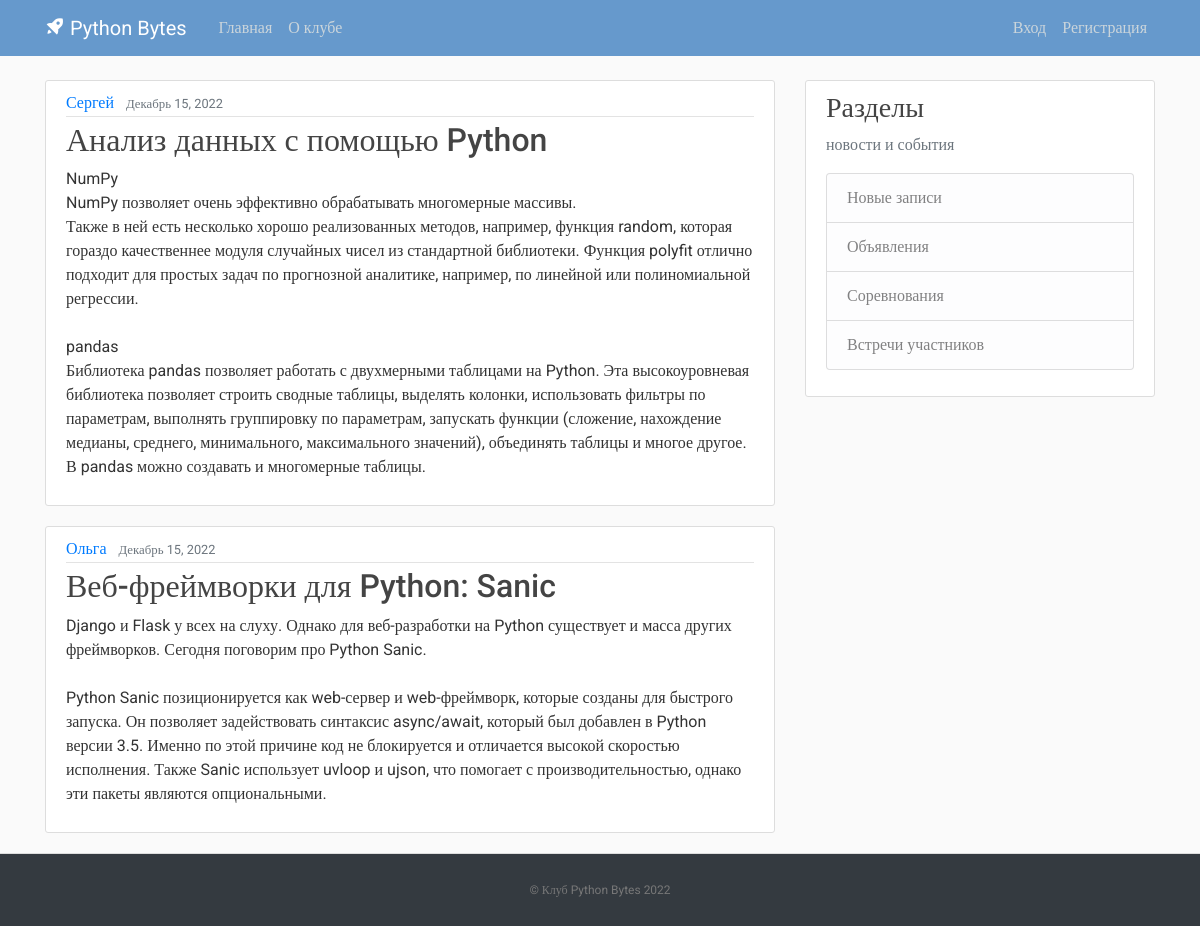
The page / on the database its author committed.
### blog/models.py (models this page shows, shortened)
class Post(models.Model):
    title = models.CharField(max_length=100, verbose_name='Название')
    content = models.TextField(verbose_name='Текст поста')
    date_posted = models.DateTimeField(default=timezone.now, verbose_name='Дата')
    author = models.ForeignKey(User, on_delete=models.CASCADE, verbose_name='Автор')

### blog/views.py (the view)
# urls.py: path('', views.home, name='blog-home'),
def home(request):
    context = {
        'posts': Post.objects.all()
    }
    return render(request, 'blog/home.html', context)

### blog/templates/blog/home.html
{% extends "blog/base.html" %}
{% block content %}
    {% for post in posts %}
        <article class="media content-section">
          <div class="media-body">
            <div class="article-metadata">
              <a class="mr-2" href="#">{{ post.author }}</a>
              <small class="text-muted">{{ post.date_posted|date:'F d, Y' }}</small>
            </div>
            <h2><a class="article-title" href="#">{{ post.title }}</a></h2>
            <p class="article-content">{{ post.content }}</p>
          </div>
        </article>
    {% endfor %}
{% endblock content %}

### blog/templates/blog/base.html (shortened to what this page needs)
{% load static %}
<!DOCTYPE html>
<html>
<head>
     <link rel="stylesheet" href="https://maxcdn.bootstrapcdn.com/bootstrap/4.0.0/css/bootstrap.min.css">
     <link rel="stylesheet" type="text/css" href="{% static 'blog/main.css' %}">
     <link href='https://unpkg.com/boxicons@2.1.2/css/boxicons.min.css' rel='stylesheet'>
</head>
<body>
    <header class="site-header">
      <nav class="navbar navbar-expand-md navbar-dark bg-blue fixed-top">
        <div class="container">
          <a class="navbar-brand mr-4" href="{% url 'blog-home' %}"><i class='bx bxs-rocket bx-tada-hover'></i> Python Bytes</a>
          <div class="collapse navbar-collapse" id="navbarToggle">
            <div class="navbar-nav mr-auto">
              <a class="nav-item nav-link " href="{% url 'blog-home' %}">Главная</a>
              <a class="nav-item nav-link" href="{% url 'blog-about' %}">О клубе</a>
            </div>
            <div class="navbar-nav">
              {% if user.is_authenticated %}
                <a class="nav-item nav-link" href="{% url 'profile' %}">Профиль</a>
                <a class="nav-item nav-link" href="{% url 'logout' %}">Выход</a>
              {% else %}
                <a class="nav-item nav-link" href="{% url 'login' %}">Вход</a>
                <a class="nav-item nav-link" href="{% url 'register' %}">Регистрация</a>
              {% endif %}
            </div>
          </div>
        </div>
      </nav>
    </header>
    <main role="main" class="container">
      <div class="row">
        <div class="col-md-8">
          {% block content %}{% endblock %}
        </div>
        <div class="col-md-4">
          <div class="content-section">
            <h3>Разделы</h3>
            <p class='text-muted'>новости и события
              <ul class="list-group">
                <li class="list-group-item list-group-item-light">Новые записи</li>
                <li class="list-group-item list-group-item-light">Объявления</li>
                <li class="list-group-item list-group-item-light">Соревнования</li>
                <li class="list-group-item list-group-item-light">Встречи участников</li>
              </ul>
            </p>
          </div>
        </div>
      </div>
    </main>
    <footer class="text-center bg-dark">
      <p><a href="{% url 'blog-home' %}">© Клуб Python Bytes 2022</a></p>
    </footer>
</body>
</html>

### blog/static/blog/main.css (style rules this page uses)
body, html { width:100%; height:100% }
body { margin:0; padding:0; background: #fafafa; color: #333333; margin-top: 5rem; font-family:Roboto; }
h1, h2, h3, h4, h5, h6 { color: #444444; }
ul { margin: 0; }
.bg-blue { background-color: #6699cc; }
.site-header .navbar-nav .nav-link { color: #cbd5db; }
.content-section { background: #ffffff; padding: 10px 20px; border: 1px solid #dddddd; border-radius: 3px; margin-bottom: 20px; }
.article-title { color: #444444; }
.article-content { white-space: pre-line; }
.article-metadata { padding-bottom: 1px; margin-bottom: 4px; border-bottom: 1px solid #e3e3e3 }
footer { position: sticky!important; top: 100%; padding-top:25px; padding-bottom:25px; border-top:1px solid #ddd; }
footer p { margin:2px; text-align:center; padding:0 40px; color:#fff; font-size:12px; }
footer a { color:#777 }

### rows shown on the page
Post: author "Сергей", date_posted "Декабрь 15, 2022", title "Анализ данных с помощью Python", content "NumPy NumPy позволяет очень эффективно обрабатывать многомерные массивы. Также в ней есть несколько хорошо реализованных методов, например, функция random, которая гораздо качественнее модуля случайных чисел из стандартной библиотеки. Функция polyfit отлично подходит для простых задач по прогнозной аналитике, например, по линейной или полиномиальной регрессии. pandas Библиотека pandas позволяет работать с двухмерными таблицами на Python. Эта высокоуровневая библиотека позволяет строить сводные таблицы, выделять колонки, использовать фильтры по параметрам, выполнять группировку по параметрам, запускать функции (сложение, нахождение медианы, среднего, минимального, максимального значений),…"
Post: author "Ольга", date_posted "Декабрь 15, 2022", title "Веб-фреймворки для Python: Sanic", content "Django и Flask у всех на слуху. Однако для веб-разработки на Python существует и масса других фреймворков. Сегодня поговорим про Python Sanic. Python Sanic позиционируется как web-сервер и web-фреймворк, которые созданы для быстрого запуска. Он позволяет задействовать синтаксис async/await, который был добавлен в Python версии 3.5. Именно по этой причине код не блокируется и отличается высокой скоростью исполнения. Также Sanic использует uvloop и ujson, что помогает с производительностью, однако эти пакеты являются опциональными."
